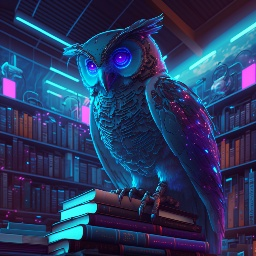
#> input picture Trabajos/Vision artificial/Tarea 3/imagen1.jpg, 256 x 256 px, found by its file name
$ python P2.py
#> lines starting #> are read from the running program, lines starting #| are printed output that depends on the picture; after the words box and inside, x2 and y2 are one past the last pixel; in counts of white or black regions, pixels touching at a corner belong together
### Trabajos/Vision artificial/Tarea 3/Funciones/operador_roberts.py
import numpy as np

def operador_roberts(img):
    #Se crea una copia de la imagen de entrada
    I = np.copy(img)
    rows, cols = img.shape

    #Se itera la matriz
    for fil in range(1, rows):
        for col in range(1, cols):
            # Se aplica la fórmula del operador Roberts
            pixel = abs(img[fil, col] - img[fil-1, col-1]) or abs(img[fil, col-1] - img[fil-1, col])
            I[fil, col] = pixel

    return I

### Trabajos/Vision artificial/Tarea 3/Funciones/clear.py
#Importa librerias
import os
def clear():
    #Limpia la consola
    os.system("cls" if os.name == "nt" else "clear")

### Trabajos/Vision artificial/Tarea 3/P2.py
#Este programa implementa el operador Roberts en Python

#Importe de librerias
import cv2
import numpy as np
import os
from Funciones.clear import clear
from Funciones.operador_roberts import operador_roberts

#limpia la consola
clear()

#Lee y almacena la imagen
img1 = cv2.imread(os.path.dirname(__file__) + "./imagen1.jpg", 0)
#> img1: shape (256, 256); min 2, max 230, mean 56.2
img2 = cv2.imread(os.path.dirname(__file__) + "./imagen2.jpg", 0)
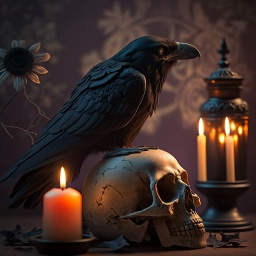
#> input picture Trabajos/Vision artificial/Tarea 3/imagen2.jpg, 256 x 256 px, found by its file name
#> img2: shape (256, 256); min 0, max 255, mean 47.3
img3 = cv2.imread(os.path.dirname(__file__) + "./Codigo de ayuda/papagayo.jpg", 0)
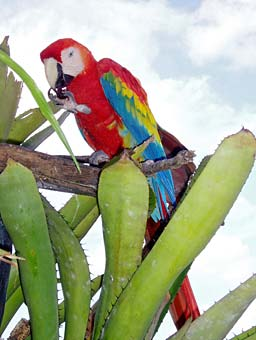
#> input picture Trabajos/Vision artificial/Tarea 3/Codigo de ayuda/papagayo.jpg, 256 x 340 px, found by its file name
#> img3: shape (340, 256); min 0, max 255, mean 165.1
img4 = cv2.imread(os.path.dirname(__file__) + "./Codigo de ayuda/objetos.jpg", 0)
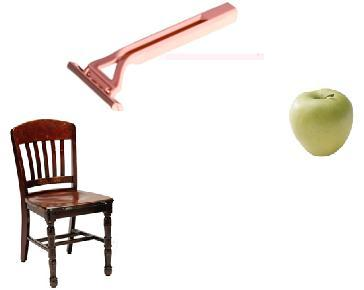
#> input picture Trabajos/Vision artificial/Tarea 3/Codigo de ayuda/objetos.jpg, 364 x 290 px, found by its file name
#> img4: shape (290, 364); min 0, max 255, mean 235.1
img5 = cv2.imread(os.path.dirname(__file__) + "./Codigo de ayuda/Star.jpg", 0)
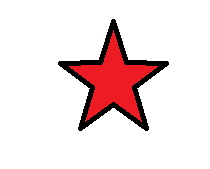
#> input picture Trabajos/Vision artificial/Tarea 3/Codigo de ayuda/Star.jpg, 210 x 169 px, found by its file name
#> img5: shape (169, 210); min 0, max 255, mean 227.4

#Convierte img a una imagen binaria usando el metodo Otsu implementado en openCV
_, binaria1 = cv2.threshold(img1, 0, 255, cv2.THRESH_BINARY + cv2.THRESH_OTSU)
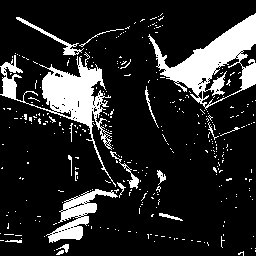
#> binaria1: shape (256, 256); 15.8% white; 333 white regions (316 under 20 px), largest, box (x1, y1, x2, y2) and area: (148, 13, 256, 110) 3695, (0, 52, 116, 187) 3416, (46, 189, 118, 243) 1273
_, binaria2 = cv2.threshold(img2, 0, 255, cv2.THRESH_BINARY + cv2.THRESH_OTSU)
#> binaria2: shape (256, 256); 15.9% white; 107 white regions (79 under 20 px), largest, box (x1, y1, x2, y2) and area: (140, 49, 221, 182) 3344, (91, 147, 201, 216) 2036, (44, 166, 82, 230) 1331
_, binaria3 = cv2.threshold(img3, 0, 255, cv2.THRESH_BINARY + cv2.THRESH_OTSU)
#> binaria3: shape (340, 256); 44.9% white; 143 white regions (120 under 20 px), largest, box (x1, y1, x2, y2) and area: (0, 0, 256, 249) 27746, (187, 156, 256, 315) 5089, (80, 215, 106, 280) 972
_, binaria4 = cv2.threshold(img4, 0, 255, cv2.THRESH_BINARY + cv2.THRESH_OTSU)
#> binaria4: shape (290, 364); 89.5% white; 4 black regions, box (x1, y1, x2, y2) and area: (10, 119, 114, 288) 7120, (302, 92, 353, 156) 2057, (67, 3, 234, 108) 1851, (309, 94, 334, 99) 82
_, binaria5 = cv2.threshold(img5, 0, 255, cv2.THRESH_BINARY + cv2.THRESH_OTSU)
#> binaria5: shape (169, 210); 86.3% white; 1 black region, box (x1, y1, x2, y2) and area: (58, 19, 169, 131) 4855

roberts1 = operador_roberts(binaria1)
#> after the loop in operador_roberts, `for fil in range(1, rows):`: I: shape (256, 256); 17.42% of pixels changed, all inside (x1, y1, x2, y2) = (1, 13, 256, 256)
roberts2 = operador_roberts(binaria2)
#> after the loop in operador_roberts (call 2), `for fil in range(1, rows):`: I: shape (256, 256); min 0, max 255, mean 8.7
roberts3 = operador_roberts(binaria3)
#> after the loop in operador_roberts (call 3), `for fil in range(1, rows):`:
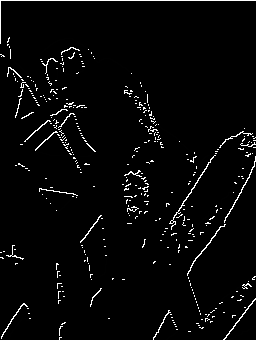
#> I: shape (340, 256); min 0, max 255, mean 8
roberts4 = operador_roberts(binaria4)
roberts5 = operador_roberts(binaria5)
#> after the loop in operador_roberts (call 5), `for fil in range(1, rows):`:
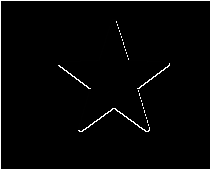
#> I: shape (169, 210); min 0, max 255, mean 4.8
#Muestra y guarda las imagenes, espera un input y destruye las ventanas
cv2.imshow("Operador Roberts 1", roberts1)
cv2.imshow("Operador Roberts 2", roberts2)
cv2.imshow("Operador Roberts 3", roberts3)
cv2.imshow("Operador Roberts 4", roberts4)
cv2.imshow("Operador Roberts 5", roberts5)
# [5 lines of commented-out code are left out]
cv2.waitKey(0)
cv2.destroyAllWindows()
